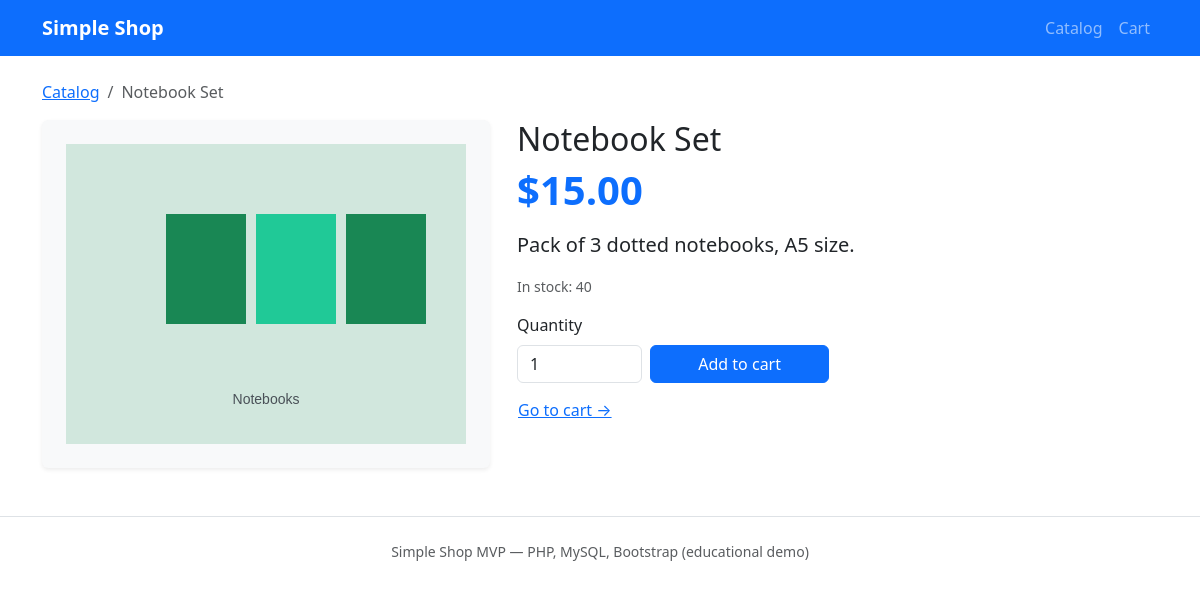
The page /product.php?slug=notebook-set on the database its author committed.
### tables this page shows
CREATE TABLE products (
    id INT UNSIGNED AUTO_INCREMENT PRIMARY KEY,
    name VARCHAR(120) NOT NULL,
    slug VARCHAR(120) NOT NULL UNIQUE,
    description TEXT NOT NULL,
    price DECIMAL(10, 2) NOT NULL,
    image_url VARCHAR(255) NOT NULL DEFAULT 'assets/images/placeholder.svg',
    stock INT UNSIGNED NOT NULL DEFAULT 100,
    created_at TIMESTAMP DEFAULT CURRENT_TIMESTAMP
);

### includes/bootstrap.php (called while the page is built, shortened)
<?php
function format_money(float $amount): string
{
    return '$' . number_format($amount, 2);
}
function e(string $value): string
{
    return htmlspecialchars($value, ENT_QUOTES, 'UTF-8');
}

### product.php (the view, shortened to what this page needs)
<?php
require_once __DIR__ . '/includes/bootstrap.php';
$slug = trim($_GET['slug'] ?? '');
$stmt = $pdo->prepare('SELECT * FROM products WHERE slug = ? LIMIT 1');
$stmt->execute([$slug]);
$product = $stmt->fetch();
require __DIR__ . '/includes/header.php';
?>
<nav aria-label="breadcrumb" class="mb-3">
    <ol class="breadcrumb">
        <li class="breadcrumb-item"><a href="index.php">Catalog</a></li>
        <li class="breadcrumb-item active"><?= e($product['name']) ?></li>
    </ol>
</nav>
<div class="row g-4 align-items-start">
    <div class="col-md-5">
        <img src="<?= e($product['image_url']) ?>" class="img-fluid rounded shadow-sm product-detail-img" alt="<?= e($product['name']) ?>">
    </div>
    <div class="col-md-7">
        <h1 class="h2"><?= e($product['name']) ?></h1>
        <p class="display-6 text-primary fw-bold"><?= format_money((float) $product['price']) ?></p>
        <p class="lead"><?= e($product['description']) ?></p>
        <p class="text-muted small">In stock: <?= (int) $product['stock'] ?></p>
        <form method="post" class="row g-2 align-items-end" style="max-width: 320px;">
            <div class="col-5">
                <label for="quantity" class="form-label">Quantity</label>
                <input type="number" name="quantity" id="quantity" class="form-control" value="1" min="1" max="<?= (int) $product['stock'] ?>">
            </div>
            <div class="col-7">
                <button type="submit" name="add_to_cart" value="1" class="btn btn-primary w-100">Add to cart</button>
            </div>
        </form>
        <a href="cart.php" class="btn btn-link mt-2 ps-0">Go to cart →</a>
    </div>
</div>
<?php require __DIR__ . '/includes/footer.php'; ?>

### assets/css/style.css (style rules this page uses)
.product-detail-img { background: #f8f9fa; padding: 1.5rem; }

### rows shown on the page
products: name "Notebook Set", image_url (picture), price "$15.00", description "Pack of 3 dotted notebooks, A5 size.", stock "40"
